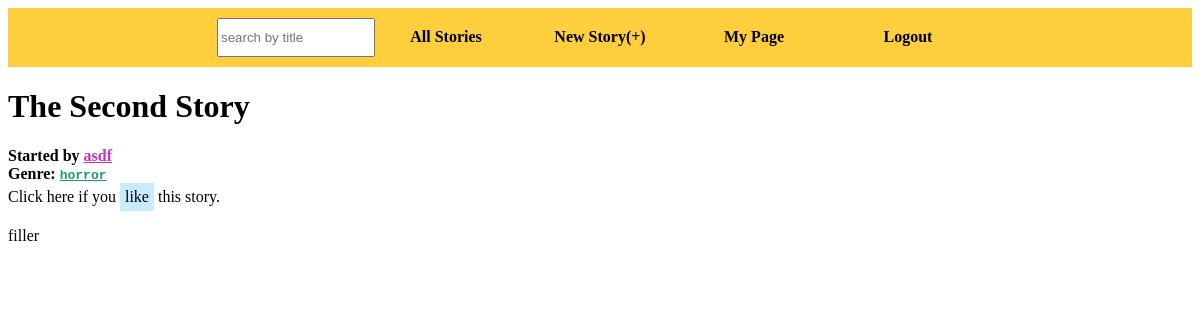
Screenshot of /story?id=1 with the database file from the repository.
### tables this page shows
CREATE TABLE stories (title TEXT, creator TEXT, id INTERGER PRIMARY KEY, genre TEXT, word_limit INTEGER, cooldown INTEGER, contributions INTEGER, finished BOOLEAN, likes INTEGER, views INTEGER);

CREATE TABLE story_1 (version_num INTEGER PRIMARY KEY, contributor TEXT, text_contributed TEXT, timestamp TEXT);

### ourStory.py (the view)
@app.route('/story', methods = ['GET'])
def story_route():
    storyId=request.args.get("id","")
    if not mystory.story_exists(storyId):
        return render_template("invalid.html")
    dictStoryInfo=search.getStory(storyId)
    if 'user' in session: #check if user is logged in
        mystory.update_views(storyId)
        user=session["user"]
        if dictStoryInfo["finished"]: #check if story is finished
            return render_template("fullStory.html", like = users.has_user_liked(storyId, user), likes=dictStoryInfo["popularity"] - 1, title=dictStoryInfo["title"], author=dictStoryInfo["author"], genre=dictStoryInfo["genre"],id=dictStoryInfo["id"], pieces=dictStoryInfo["pieces"])
        else: #story is not finished
            if not search.contributedYet(user, storyId): #user did not contribute yet, so user is directed to edit the story
                return render_template("editStory.html",id=dictStoryInfo["id"], title=dictStoryInfo["title"],lastUpdate=search.latestUpdate(storyId),charLimit=dictStoryInfo["word_limit"])
            else: #user has already contributed, so show story
                return render_template("fullStory.html", like = users.has_user_liked(storyId, user), likes=dictStoryInfo["popularity"] - 1, title=dictStoryInfo["title"], author=dictStoryInfo["author"], genre=dictStoryInfo["genre"],id=dictStoryInfo["id"], pieces=dictStoryInfo["pieces"])
    else: #not logged in
        mystory.update_views(storyId)
        if dictStoryInfo["finished"]: #checks if story is finished, guests can view finished story
            return render_template("fullStory.html", likes=dictStoryInfo["popularity"], title=dictStoryInfo["title"], author=dictStoryInfo["author"], genre=dictStoryInfo["genre"],id=dictStoryInfo["id"],  pieces=dictStoryInfo["pieces"])
        else: #prompts user to log in because story is not finished
            flash("Please log in to view/edit story")
            return redirect(url_for('home'))

### util/mystory.py (called while the page is built)
def story_exists(story_id):
    db = sqlite3.connect(db_name)
    c = db.cursor()
    command = "SELECT name FROM sqlite_master WHERE type='table' AND name='story_%d';"%(int(story_id))
    result = c.execute(command).fetchall()
    db.commit()
    db.close()
    if result:
        return True
    else:
        return False

def update_views(story_id):
    db = sqlite3.connect(db_name)
    c = db.cursor()
    command = "UPDATE stories SET views = views + 1 WHERE id = " + story_id + ";"
    c.execute(command)
    db.commit()
    db.close()

### util/search.py (called while the page is built)
def tuple_to_dictionary(tuuple, list_of_keys):
    d = {} #the dictionary
    index = 0 #the column index
    while index < len(tuuple):
        d[ list_of_keys[index] ] = tuuple[index]
        index += 1
    return d

### templates/fullStory.html
{% extends "base.html" %}
{% block body %}
<h1>{{title}}</h1>
<b>Started by <a class="userLink" href="/user?id={{author}}">{{ author }}</a><br>
    Genre: <a class="genre" href="/search?genre={{genre}}">{{ genre }}</a></b><br>
{% if like %}
    You and {{ likes }} others like this story. <a class="button" href="/like?id={{id}}">Unlike</a>
{% else %}
    Click here if you <a class="button" href="/like?id={{id}}">like</a> this story.
{% endif %}
<p>
    {% for piece in pieces %}
        {% set who = piece["contributor"] %}
        {% set what = piece["text_contributed"] %}
        {% set when = piece["timestamp"] %}
        <span title="{{who}} on {{when}}">{{ what }}</span>&nbsp;
    {% endfor %}
</p>
{% endblock %}

### static/storyStylesheet.css (style rules this page uses)
a.userLink { color: #CA32BA; }
.genre { font-family: monospace; color: #20996F; }
a.button { display: inline-block; background-color: #C8ECFF; text-decoration: none; color: black; font-family: serif; padding: 5px; }

### rows the page displays
stories: title "The Second Story", creator "asdf", genre "horror"
story_1: text_contributed "filler"
